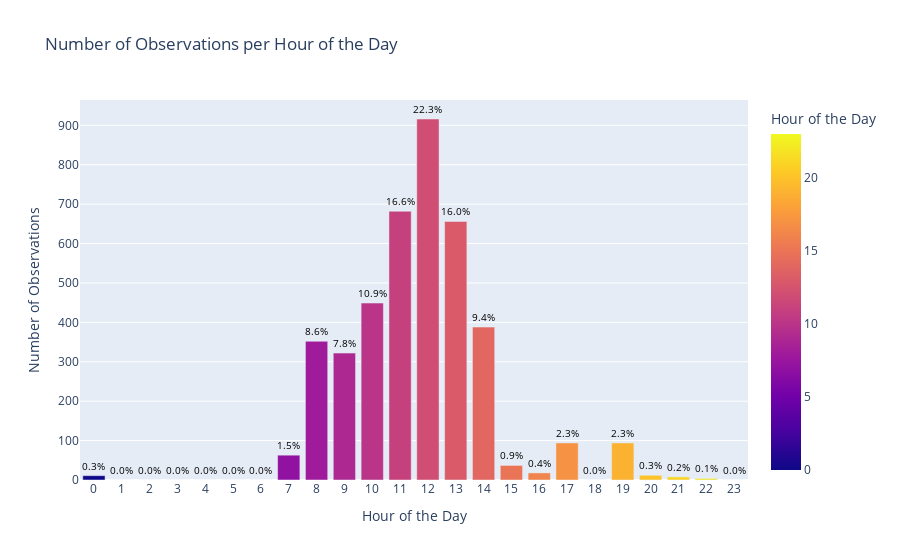

The notebook cell this image was saved under:
### Code cell
all_hours = range(24)
hourly_counts = data['hour'].value_counts().reindex(all_hours, fill_value=0)

total_observations = hourly_counts.sum()
hourly_percentage = (hourly_counts / total_observations) * 100

hourly_df = pd.DataFrame({'Hour': hourly_counts.index, 'Number of Observations': hourly_counts.values, 'Percentage': hourly_percentage.values})

fig = px.bar(hourly_df, x='Hour', y='Number of Observations', title='Number of Observations per Hour of the Day',
             labels={'Hour': 'Hour of the Day', 'Number of Observations': 'Number of Observations'}, 
             color='Hour')

for i in range(len(hourly_df)):
    fig.add_annotation(x=hourly_df['Hour'][i], y=hourly_df['Number of Observations'][i], 
                       text=f'{hourly_df["Percentage"][i]:.1f}%', showarrow=False, 
                       yshift=10, font=dict(size=10, color='black'))

fig.update_layout(xaxis_tickmode='linear')
fig.show()

### Figure 1 — Plotly figure (JSON) as saved in the notebook; plotly's stock layout.template omitted (floating-point values rounded to 4 significant figures)
{"data": [{"alignmentgroup": "True", "hovertemplate": "Hour of the Day=%{marker.color}<br>Number of Observations=%{y}<extra></extra>", "legendgroup": "", "marker": {"color": [0, 1, 2, 3, 4, 5, 6, 7, 8, 9, 10, 11, 12, 13, 14, 15, 16, 17, 18, 19, 20, 21, 22, 23], "coloraxis": "coloraxis", "pattern": {"shape": ""}}, "name": "", "offsetgroup": "", "orientation": "v", "showlegend": false, "textposition": "auto", "type": "bar", "x": [0, 1, 2, 3, 4, 5, 6, 7, 8, 9, 10, 11, 12, 13, 14, 15, 16, 17, 18, 19, 20, 21, 22, 23], "xaxis": "x", "y": [11, 0, 0, 0, 0, 0, 0, 63, 352, 322, 449, 682, 916, 656, 388, 37, 18, 94, 0, 94, 12, 8, 4, 0], "yaxis": "y"}], "layout": {"annotations": [{"font": {"color": "black", "size": 10}, "showarrow": false, "text": "0.3%", "x": 0, "y": 11, "yshift": 10}, {"font": {"color": "black", "size": 10}, "showarrow": false, "text": "0.0%", "x": 1, "y": 0, "yshift": 10}, {"font": {"color": "black", "size": 10}, "showarrow": false, "text": "0.0%", "x": 2, "y": 0, "yshift": 10}, {"font": {"color": "black", "size": 10}, "showarrow": false, "text": "0.0%", "x": 3, "y": 0, "yshift": 10}, {"font": {"color": "black", "size": 10}, "showarrow": false, "text": "0.0%", "x": 4, "y": 0, "yshift": 10}, {"font": {"color": "black", "size": 10}, "showarrow": false, "text": "0.0%", "x": 5, "y": 0, "yshift": 10}, {"font": {"color": "black", "size": 10}, "showarrow": false, "text": "0.0%", "x": 6, "y": 0, "yshift": 10}, {"font": {"color": "black", "size": 10}, "showarrow": false, "text": "1.5%", "x": 7, "y": 63, "yshift": 10}, {"font": {"color": "black", "size": 10}, "showarrow": false, "text": "8.6%", "x": 8, "y": 352, "yshift": 10}, {"font": {"color": "black", "size": 10}, "showarrow": false, "text": "7.8%", "x": 9, "y": 322, "yshift": 10}, {"font": {"color": "black", "size": 10}, "showarrow": false, "text": "10.9%", "x": 10, "y": 449, "yshift": 10}, {"font": {"color": "black", "size": 10}, "showarrow": false, "text": "16.6%", "x": 11, "y": 682, "yshift": 10}, {"font": {"color": "black", "size": 10}, "showarrow": false, "text": "22.3%", "x": 12, "y": 916, "yshift": 10}, {"font": {"color": "black", "size": 10}, "showarrow": false, "text": "16.0%", "x": 13, "y": 656, "yshift": 10}, {"font": {"color": "black", "size": 10}, "showarrow": false, "text": "9.4%", "x": 14, "y": 388, "yshift": 10}, {"font": {"color": "black", "size": 10}, "showarrow": false, "text": "0.9%", "x": 15, "y": 37, "yshift": 10}, {"font": {"color": "black", "size": 10}, "showarrow": false, "text": "0.4%", "x": 16, "y": 18, "yshift": 10}, {"font": {"color": "black", "size": 10}, "showarrow": false, "text": "2.3%", "x": 17, "y": 94, "yshift": 10}, {"font": {"color": "black", "size": 10}, "showarrow": false, "text": "0.0%", "x": 18, "y": 0, "yshift": 10}, {"font": {"color": "black", "size": 10}, "showarrow": false, "text": "2.3%", "x": 19, "y": 94, "yshift": 10}, {"font": {"color": "black", "size": 10}, "showarrow": false, "text": "0.3%", "x": 20, "y": 12, "yshift": 10}, {"font": {"color": "black", "size": 10}, "showarrow": false, "text": "0.2%", "x": 21, "y": 8, "yshift": 10}, {"font": {"color": "black", "size": 10}, "showarrow": false, "text": "0.1%", "x": 22, "y": 4, "yshift": 10}, {"font": {"color": "black", "size": 10}, "showarrow": false, "text": "0.0%", "x": 23, "y": 0, "yshift": 10}], "barmode": "relative", "coloraxis": {"colorbar": {"title": {"text": "Hour of the Day"}}, "colorscale": [[0, "#0d0887"], [0.1111, "#46039f"], [0.2222, "#7201a8"], [0.3333, "#9c179e"], [0.4444, "#bd3786"], [0.5556, "#d8576b"], [0.6667, "#ed7953"], [0.7778, "#fb9f3a"], [0.8889, "#fdca26"], [1, "#f0f921"]]}, "legend": {"tracegroupgap": 0}, "title": {"text": "Number of Observations per Hour of the Day"}, "xaxis": {"anchor": "y", "domain": [0, 1], "tickmode": "linear", "title": {"text": "Hour of the Day"}}, "yaxis": {"anchor": "x", "domain": [0, 1], "title": {"text": "Number of Observations"}}}}
